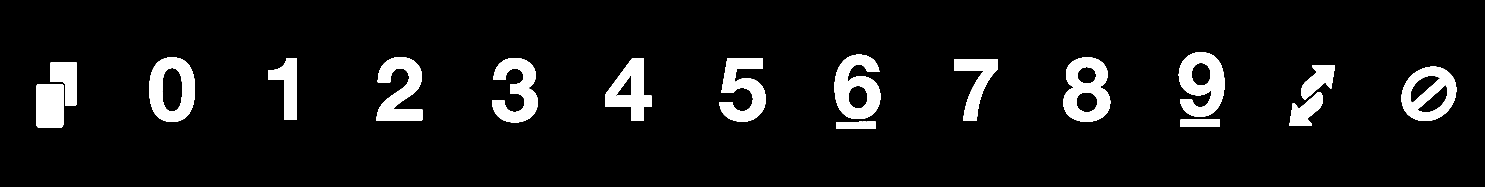
#> input picture templates/templateReal.png, 16328 x 2048 px (shown at 1/11 size)
$ python UNOsaansRobot.py
#> lines starting #> are read from the running program, lines starting #| are printed output that depends on the picture; after the words box and inside, x2 and y2 are one past the last pixel; in counts of white or black regions, pixels touching at a corner belong together
### myOwnLibrary.py
import numpy as np
from numpy import asanyarray as ana
import cv2
import feedForwardybackwards as cnn

from matplotlib import pyplot as plt

from scipy import signal
from PIL import Image
# import numba

scaling = 1
cameraWidth = 3264//scaling
cameraHeight = 2464//scaling

boardSize = ()

guessIndex = ['+', *[f'{i}' for i in range(10)], 'r', 's']
template = ana(Image.open('templates/templateReal.png'))[::8,::8]
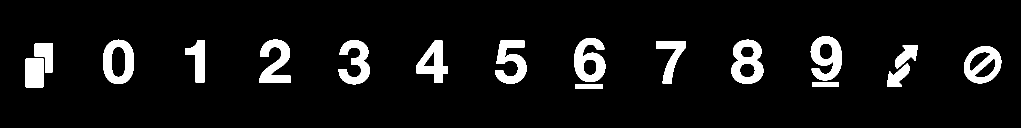
#> template: shape (256, 2041) (shown at 1/2 size); 7.4% white; 17 white regions, largest, box (x1, y1, x2, y2) and area: (1463, 79, 1527, 168) 3382, (1148, 76, 1211, 164) 3319, (1621, 72, 1684, 161) 3311
templateCut = ana(Image.open('templates/templateCutReal.png'))[::8,::8]
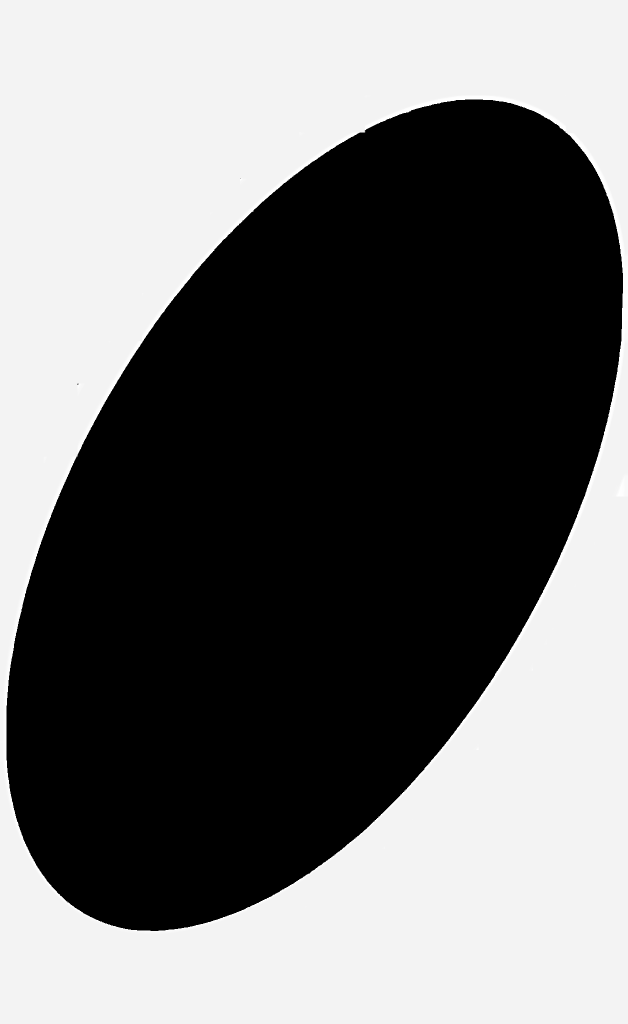
#> input picture templates/templateCutReal.png, 1256 x 2048 px (shown at 1/2 size)
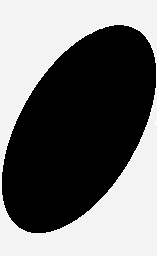
#> templateCut: shape (256, 157); min 0, max 255, mean 113.2
templateCut = np.where(templateCut > 200)
#> templateCut = 18712 positions, rows 0 to 255, columns 0 to 156

dist = ana([-0.0639733628476694, -0.059022840140777, 0, 0, 0.0238818089164303])
mtx = ana([
    [1.734239392051136E3,0,1.667798059392088E3],
    [0,1.729637617052701E3,1.195682065165660E3],
    [0,0,1],
])
deck = []
lookUp = ['0','1','2','3','4','5','6','7','8','9','+','r','s']
angleLookUp = np.load('angleLUT.npy')
#> (reads angleLUT.npy from the repository)
for i in ['r','g','b','y']:
    for j in lookUp:
        deck.append(f'{i}{j}')
# deck.append('w') #Add the wild card, ignoring this shi for now


# [15 lines left out: function normaliseLAB, not called in this run]

def linear_interpolate(v1, v2, fraction):
    return (1 - fraction) * v1 + fraction * v2

# [165 lines left out: functions drawCircle, bilinear_interpolation, scaleImage, UVGrid, rot90, arucoCorners and 4 more, not called in this run]

def rgb2gray(image):
    '''Standard'''
    return np.dot(image[..., :3], [0.2989, 0.5870, 0.1140])

# [100 lines left out: functions rgb2hsv, threshHold, onCardLines, boundingBox, getRadius, rotate and 1 more, not called in this run]

def getRatio(t,b,l,r):
    return (r-l)/(b-t)

def angleLUT(ratio):
    angle = (np.argmin(np.abs(angleLookUp - ratio)))/20
    return angle

# [225 lines left out: functions isolateCard, adjust_contrast, increase_saturation, getCardColour, getCardValue, getRotation and 3 more, not called in this run]

def closestValueInSet(value, setOfValues):
    '''MY OWN but insignificant'''
    return np.argmin(np.abs(setOfValues - value))

# [425 lines left out: functions gaussianKernelGenerator, generateGrid, distortionMap, unwarpMap, armCalibrationHomo, find_homography and 13 more, not called in this run]

def distance(point1, point2):
    return np.sqrt((point1[0]-point2[0])**2 + (point1[1]-point2[1])**2)

# [16 lines of commented-out code are left out]

# [21 lines left out: function gstreamer_pipeline, not called in this run]

### UNOsaansRobot.py
import myOwnLibrary as myJazz
import numpy as np

import cv2 as cv2
import MelMyBoy as audio
import time

cap = cv2.VideoCapture(0)
time.sleep(5)
card = np.zeros((100,100))
if cap.isOpened():
    try:
        while True:
            ret, frame = cap.read()
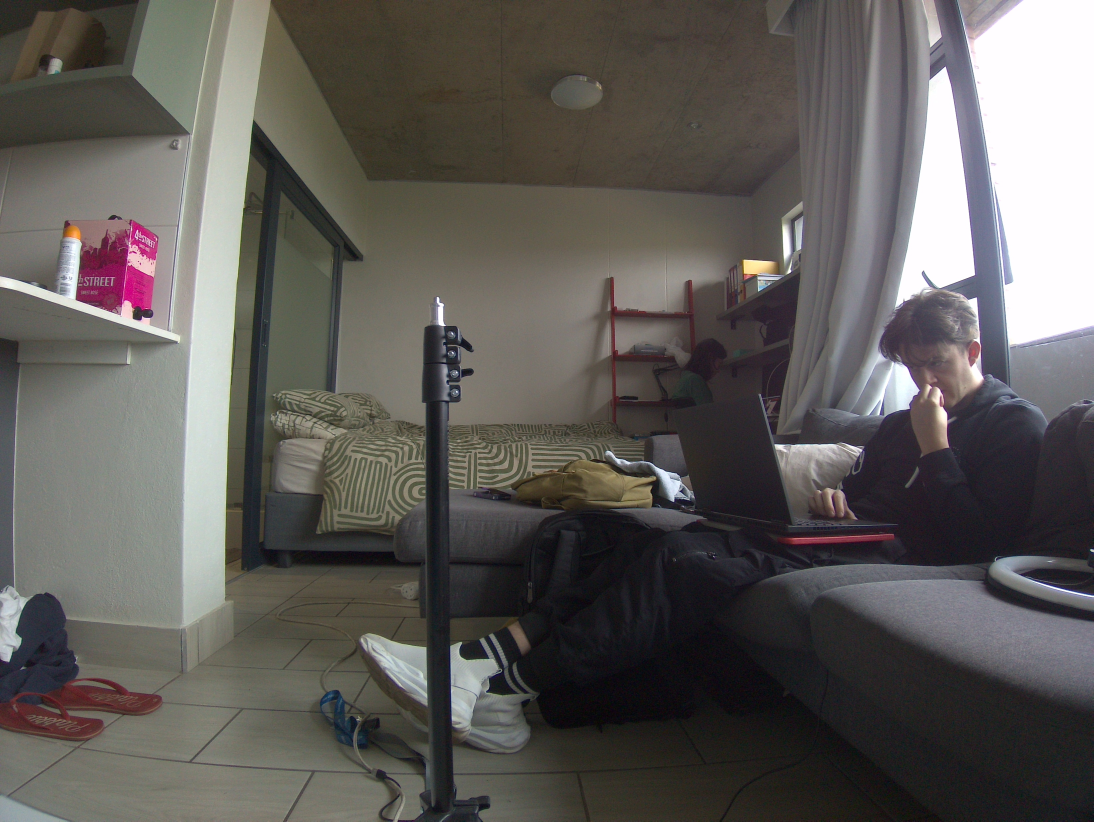
#> input picture test.jpg, 3280 x 2464 px, given in place of the camera (shown at 1/3 size)
#> frame is the input picture: shape (2464, 3280, 3); mean B, G, R 89.1, 92.4, 95.5
            cv2.imshow('Webcam', frame.astype(np.uint8))
            cv2.imshow('Card', card.astype(np.uint8))
            key = cv2.waitKey(1) & 0xFF
#> (key q is pressed here)
            if key == ord('q'):
                break
            elif key == ord(' '):
                card = frame.copy()
                lab = cv2.cvtColor(card, cv2.COLOR_BGR2LAB)
                # Split LAB channels
                l, a, b = cv2.split(lab)
                # Apply CLAHE to the L channel
                clahe = cv2.createCLAHE(clipLimit=2.0, tileGridSize=(8, 8))
                cl = clahe.apply(l)
                # Merge channels and convert back to BGR color space
                limg = cv2.merge((cl, a, b))
                card = cv2.cvtColor(limg, cv2.COLOR_LAB2BGR)
                card = card - card.min()
                card = card/card.max()
                card = card * 255
                card = myJazz.isolateCard(card)
                value = myJazz.isolateValue(card)
                value = myJazz.compareTemplate(value)
                print(myJazz.guessIndex[value])
    finally:
        print('Failed')
        cap.release()
        cv2.destroyAllWindows()
